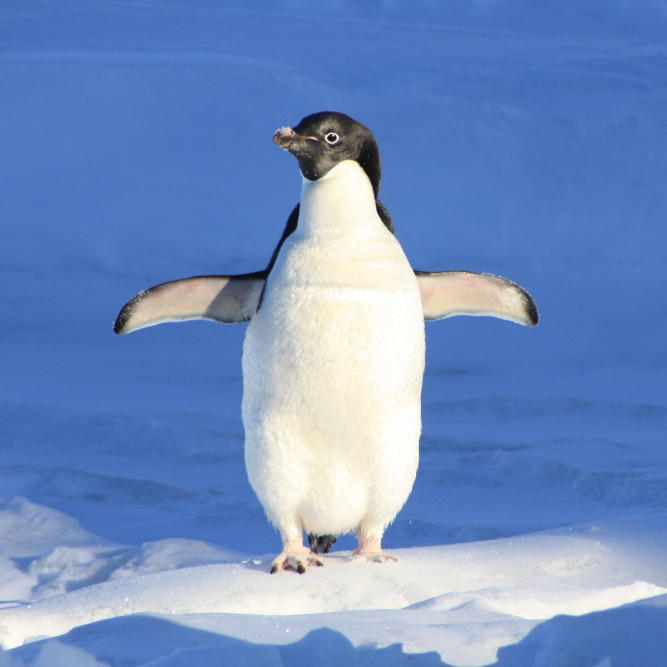
#> input picture Skills/GPUs/penguin.jpg, 2000 x 2000 px (shown at 1/3 size)
$ jupyter execute --allow-errors Part1-Basics.ipynb   (shell and % lines are left out)
#> lines starting #> are read from the running program, lines starting #| are printed output that depends on the picture
HPC4DS: Getting Started with GPUs
========================

---

# Part 1: GPU Libraries

The computationally intensive part of many scientific codes reduces to standard numerical operations, e.g. manipulation of large matrices/vectors, performing Fourier transforms, dealing with sparse linear algebra etc.

In the traditional High Performance Computing (HPC) realm of compiled C/C++/Fortran code, there exists a suite of standard optimised libraries for such things. The CUDA toolkit provides GPU-enabled versions of these, and numba provides Python interfaces to these through the pyculib package which we'll experiment with below.

The advantage of this approach is that no real knowledge of GPU programming is required, we simply replace calls to standard CPU functions with GPU-accelerated equivalents. The disadvantage is that we only accelerate part of the code, and may suffer performance overheads associated with transering data between host and device every time we use one of the functions. We'll explore this penalty below.

---

We'll start by recapping what was in the video, and running through some simple examples.

## cuBLAS

BLAS is the suite of [Basic Linear Algebra Subprograms](http://www.netlib.org/blas/). These come in three levels, for both real and complex data types.

**Level 1** : Vector-vector operations

**Level 2** : Matrix-vector operations

**Level 3** : Matrix-matrix operations

On any well-managed HPC system, the local installations of numpy and scipy packages will be built on top of BLAS routines (written in C or Fortran) that have been optimised for the particular hardware in use. Optimised BLAS implementations for CPUs include [OpenBLAS](https://www.openblas.net/), [Atlas](http://math-atlas.sourceforge.net/), [Intel MKL](https://software.intel.com/en-us/mkl) and [AMD ACML](https://developer.amd.com/building-with-acml/).

The CUDA toolkit includes [cuBLAS](https://developer.nvidia.com/cublas), a GPU-accelerated BLAS implementation. Let's compare how this performs in comparison to numpy. Depending on where you are running this notebook, your Numpy installation may have been built using an optimsed BLAS implementation, or it may not. CPU performance will vary wildly depending on what you have. We have run this notebook on a system using OpenBLAS, and where we mention rough timings, they are for this system.

[Documentation for the pyculib interface to cuBLAS](http://pyculib.readthedocs.io/en/latest/cublas.html)

Let's illustrate this with a simple matrix-matrix multiplication example. The BLAS routine `dgemm` (double precision, general matrix-matrix multiply) performs the following operation.

$$ C = \alpha AB + \beta C $$

where $A$, $B$ and $C$ are matrices and $\alpha$ and $\beta$ are scalars. Other specialised routines are available for matrices with particular structure (e.g. banded, tri-diagonal, symmetric) but we won't worry about that today.

[cell 1]
import numba.cuda as cuda
import numpy as np
import pyculib.blas as cublas      # Python interface to cuBLAS, cuFFT, cuSPARSE and cuRAND

# Set size of matrix to work with
size = 3

# Create some square matrices and fill them with random numbers
A = np.random.rand(size,size)
B = np.random.rand(size,size)

# Alpha (we'll leave beta as zero)
alpha = 0.5

# Perform the operation described above using standard numpy
C_np = alpha * np.matmul(A,B)

[cell 2]
# Query what we need to pass into cublas.gemm
help(cublas.gemm)

The first two arguments  specify if we want to use the matrices as supplied ('N' - no operation) or their transpose ('T'). We'll ignore streams for now.

#> (a cell that did not finish here is left out)

A lot just happend behind the scenes there. The numpy arrays have been copied from the host RAM into the device memory, the matrix operation has been performed using the CUDA cores on the device, and the result has been copied back into the numpy array C_cu in the host memory. The device arrays have then been deleted.

Let's be proper programmers and check that both computations gave the same result.

#> (a cell that did not finish here is left out)

The next thing to investigate is whether this cuBLAS function is any faster. Let's try a more substantial matrix and time how long numpy takes to perform the same operation as above.

[cell 5]
from timeit import default_timer as timer  # Timer

size = 1000

# Create some square matrices and fill them with random numbers
A = np.random.rand(size,size)
B = np.random.rand(size,size)

# What is the time before we start the operation?
t1 = timer()

# Perform the operation described above using standard numpy
C_np = alpha * np.matmul(A,B)

# What is the time after we finish the operation in milliseconds?
t2 = timer()

# Print time taken
print("Matrix multiplication using numpy took : ",1000*(t2-t1)," milliseconds.")

To time how long cuBLAS takes to do the same thing we'll use its own timer function.

[cell 6]
# First event before we call gemm
t1 = timer()

# Do the multiplication
#> (the rest of this cell did not finish here and is left out)

As we mentioned above, the time these take depends on the hardware and software available to you. Also, timings inside notebooks can be unreliable, so we don't recommend using them except for a rough idea.

We've tested this using a NVIDIA Tesla K20c in a 6-core Intel Xeon (2.4GHz) machine, and for 1000x1000 matrices the GPU was about a factor of three faster. Your results may, of course, vary.

Recall that `cublas.gemm` is copying data to and from the GPU as well as performing the calculation. We can seperate this out into smaller steps to understand where the time is being spent.

First, let's explicitly copy the arrays into the device memory. Note the convention that arrays which live in the device memory are given variable names prefixed with `d_`. For reference in this section see [Section 3.3 of the documentation on Numba for CUDA GPUs](https://numba.pydata.org/numba-doc/dev/cuda/memory.html).

[cell 7]
t1 = timer()

# Create new device arrays - first copy A and B
#> (the rest of this cell did not finish here and is left out)

The python interface we're using is clever enough to understand that when we pass device arrays as arguments to cuBLAS functions it should use those instead of copying data over from the host.

[cell 8]
t1 = timer()

# Do the multiplication and store result to C_cu on the host
#> (the rest of this cell did not finish here and is left out)

Remember not to read too much into these timings - these can be quite unreliable when running inside Jupyter notebooks. We'll generate some proper timings in the exercises below.

The take home point is that copying data to and from the device takes time. Best performance will be acheived by doing as much work as possible on the arrays while they are on the device, minimising copies between host and device memory.

## cuBLAS exercises

Assuming the examples so far have run OK, you probably want to spend a little while running some simple examples yourself, either in Notebooks or as scripts.

### If you have dedicated hardware
Depending on the hardware you have to work with, you may not be able to generate useful timings - because your GPU will underperform. In all cases you need to average the timings from multiple runs to smooth out the variations in timings. If you DO have access to a suitable GPU, the following may be worth exploring:

* How large a matrix is needed before the multiplication is 3x faster on the GPU compared to numpy code? How large for 10x?
* What is the largest speedup you can obtain?
* What is the variability in your timings, what gives rise to this?
* (Advanced) Is the numpy code making use of multiple CPU cores?
* (Advanced) How does performance change if using single rather than double precision?
---
### If you don't
Assuming you can run CUDA code, but don't get terribly useful performance, there is not much point in analysing timings on GPU versus CPU. However, the relative timings on GPU probably still tell you something. Try the following subset of things to explore:
* What is the variability in your timings both on CPU and GPU, what gives rise to this?
* (Advanced) Is the numpy code making use of multiple CPU cores?
* (Advanced) How does performance change if using single rather than double precision?
---

## cuFFT

cuFFT provides GPU-enabled functions to perform the Fast Fourier Transform on 1D, 2D and 3D data. It can be used as a drop-in replacement for (e.g.) numpy.fft routines.

[Documentation for the pyculib interface to cuFFT](http://pyculib.readthedocs.io/en/latest/cufft.html)

We already saw a classic problem in image processing, blurring an image, in previous examples.  We won't repeat that code here; instead we're going to do the same using the GPU for the FFT parts. We are also going to use the same image as we did before. You can go back and add the timing calls to that example if you want comparison times.

[cell 9]
#Load the image and resize it as before
from PIL import Image
import matplotlib.pyplot as plt

# Open an image file, convert to single colour (greyscale) and resize
img = Image.open('penguin.jpg').convert('L')
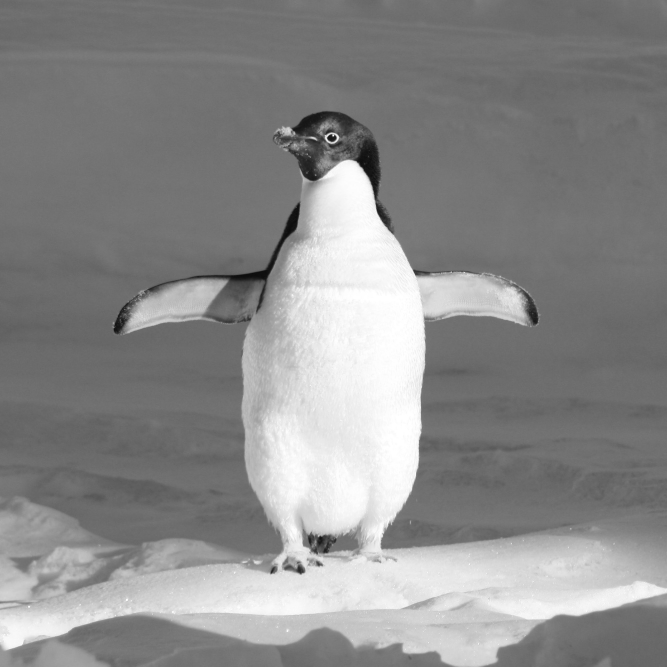
#> img: PIL image 2000x2000 L (shown at 1/3 size); min 8, max 255, mean 138.8
dim = 2000
img_resized = img.resize((dim,dim))

# Convert image into numpy array
img_data = np.asarray(img_resized,dtype=float)

# Show the image
plt.figure(figsize = [6, 6])
plt.imshow(img_data,cmap='gray');

[cell 10]
# Create the Gaussian to blur with as in the ImageBlur example
width =  0.2
domain = np.linspace(-5,5,dim)
gauss = np.exp(-0.5*domain**2/(width*width))
shift = int(dim/2)
gauss = np.roll(gauss,shift)
gauss2D = gauss[:,np.newaxis] * gauss[np.newaxis,:]

This time we're going to the the FFTs and convolution using the cuFFT library via pyculib.

There are two ways of doing this, a single function to perform the FFT or a mechanism to create a 'plan' and then invoke this multiple times to perform forward and inverse transforms. This latter mechanism is intended to be familiar for users of the popular library [FFTW (Fastest Fourier Transform in the West)](http://www.fftw.org/).

[cell 11]
import pyculib.fft as cufft

[cell 12]
# At the time of writing pyculib doesn't seem to correctly deal with real to complex FFTs
# so we add an imaginary part to our data before passing to the GPU routines.
img_data_complex = img_data + 1j * np.zeros((dim,dim))
gauss2D_complex  = gauss2D  + 1j * np.zeros((dim,dim))

# Create new complex arrays to hold the output
img_fft   = np.empty((dim,dim),dtype=complex)
gauss_fft = np.empty((dim,dim),dtype=complex)
img_ifft  = np.empty((dim,dim),dtype=complex)

If we pass host numpy arrays into `cufft.fft()` then the input is automatically copied to the device before the transforms, and the output is copied back afterwards.

[cell 13]
# We only need this if using the FFTW-like interface
#plan = cufft.FFTPlan((dim,dim),complex,complex)

t1 = timer()

# FFTW style
#plan.forward(img_data_complex,img_fft)
#plan.forward(gauss2D_complex,gauss_fft)

# Simple style
cufft.fft(img_data_complex,img_fft)
#> (this line was passed over: pyculib is not available in this run)
cufft.fft(gauss2D_complex,gauss_fft)
#> (this line was passed over: pyculib is not available in this run)

t2 = timer()

# Print time taken
print("Forward fast Fourier Transforms using cuFFT took : ",1000*(t2-t1)," milliseconds.")

[cell 14]
# Multiplication in Fourier space
img_conv = img_fft * gauss_fft

[cell 15]
# Transform back into real space

t1 = timer()

# FFTW style
#plan.inverse(img_conv,img_ifft)

# Simple style
cufft.ifft(img_conv,img_ifft)
#> (this line was passed over: pyculib is not available in this run)

t2 = timer()

print("Inverse fast Fourier Transform using cuFFT took : ",1000*(t2-t1) ," milliseconds.")

[cell 16]
# Display the result of blurring the image using the GPU
plt.figure(figsize = [6, 6])
plt.imshow(img_ifft.real,cmap='gray');
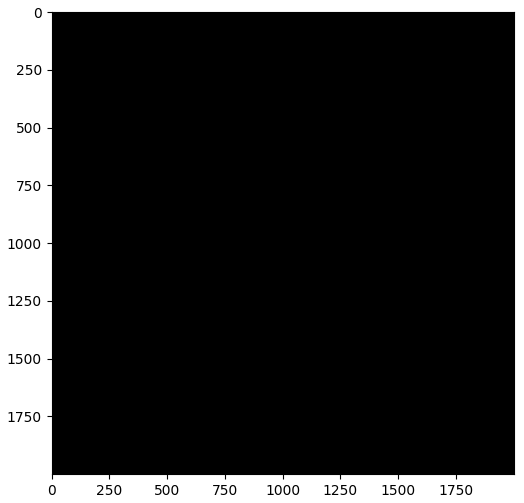
#> figure drawn by matplotlib, 1 panel
